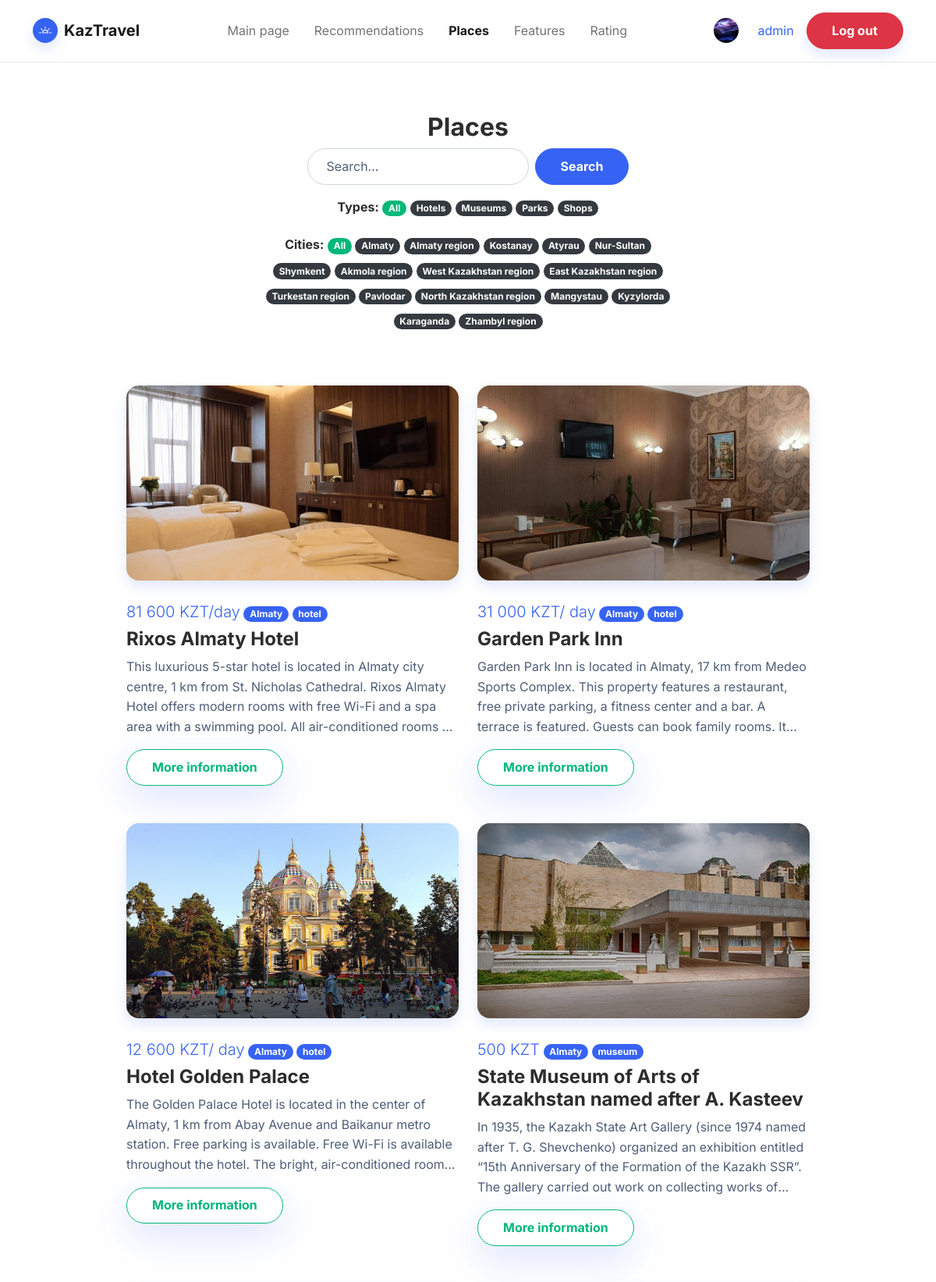
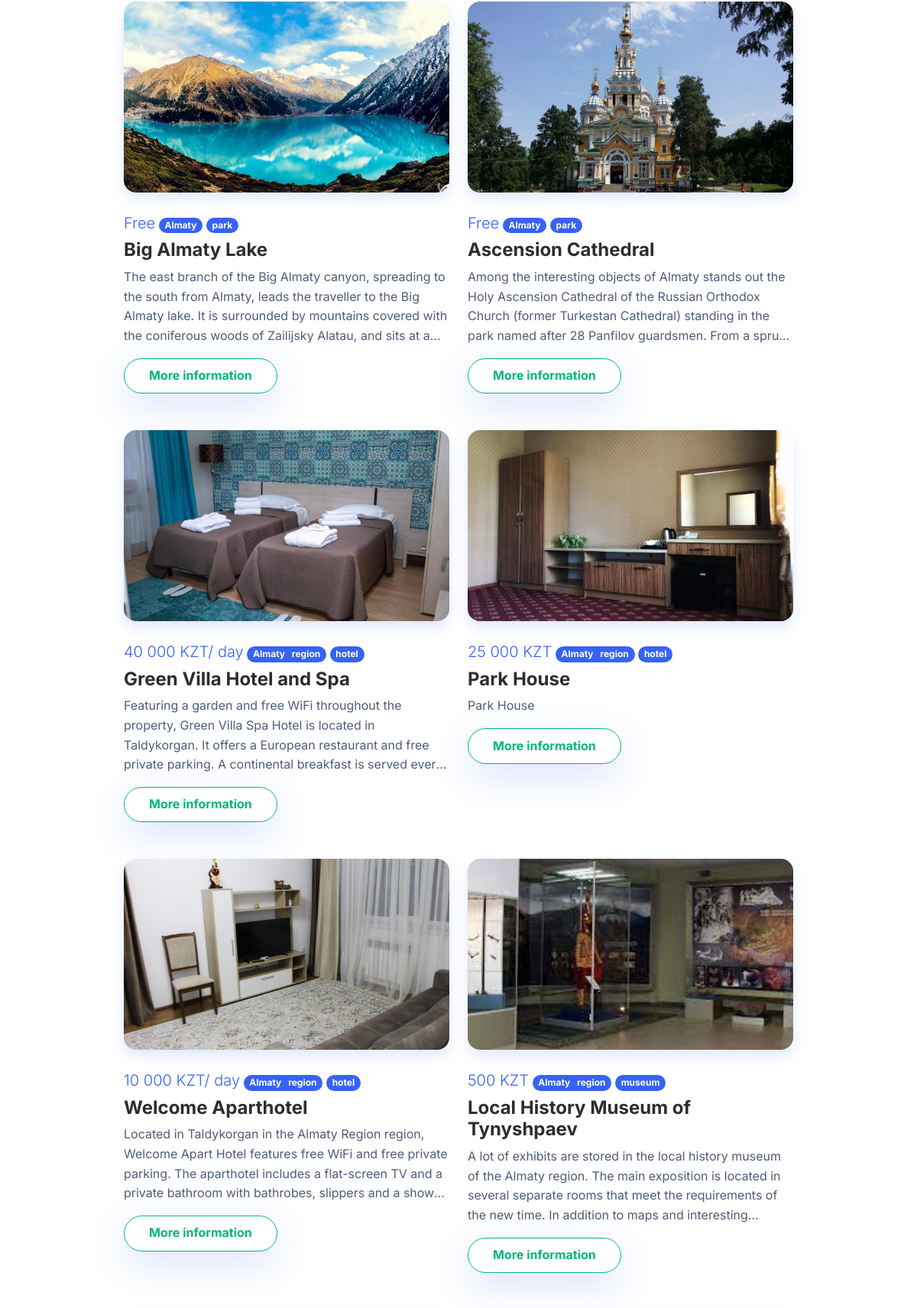
Page /places/ (signed in, upper part) on the committed database (2 pictures, top to bottom).
### project/models.py (models this page shows, shortened)
class Profile(models.Model):
    user = models.OneToOneField(User, on_delete=models.CASCADE)
    username = models.CharField(max_length=25, default='user')
    firstname = models.CharField(max_length=25, default='firstname', blank=False)
    lastname = models.CharField(max_length=25, default='lastname', blank=False)
    auth_token = models.CharField(max_length=100)
    is_verified = models.BooleanField(default=False)
    created_at = models.DateTimeField(auto_now_add=True)
    avatar = ImageField(verbose_name='Photo', null=True, max_length=100, upload_to='images/avatars', default='images/avatars/user.webp')

class Places(models.Model):
    name = models.TextField(verbose_name='Name:', max_length=300)
    description = models.TextField(verbose_name='Description:', max_length=1000)
    price = models.TextField(verbose_name='Price:', max_length=50)
    city = models.CharField(verbose_name='City', choices=City, max_length=40)
    type = models.CharField(verbose_name='Type', choices=Type, max_length=40)
    recommend_1 = models.BooleanField(default=False)
    recommend_2 = models.BooleanField(default=False)
    visits = models.IntegerField(default=0)
    pic = ImageField(verbose_name='Picture', null=True, blank=True, max_length=100, upload_to='images/places', default='images/places/default_place.png')
    class Meta:
        verbose_name = 'Place'
        verbose_name_plural = 'Places'

### project/views.py (the view)
# urls.py: path('places/', places, name="places"),
@login_required(login_url='/login/')
def places(request):
    template = 'places.html'
    context = {
        'places': Places.objects.all(),
        'profile': Profile.objects.filter(username=request.user.username).first()
    }
    return render(request, template, context)

### project/templates/places.html (shortened to what this page needs)
<!doctype html>
<html lang="en">
<head>
    {% load static %}
    <link href="https://cdn.jsdelivr.net/npm/bootstrap@5.1.3/dist/css/bootstrap.min.css" rel="stylesheet">
     <link href="{% static 'css/places.css' %}" rel="stylesheet" type="text/css">
     <link href="{% static 'css/bootstrap.min.css' %}" rel="stylesheet" type="text/css">
</head>
<body>
<nav class="navbar navbar-light navbar-expand-md fixed-top navbar-shrink py-3" id="mainNav">
    <div class="container"><a class="navbar-brand d-flex align-items-center" href="/"><span
            class="bs-icon-sm bs-icon-circle bs-icon-primary shadow d-flex justify-content-center align-items-center me-2 bs-icon"></span><span>KazTravel</span></a>
        <div class="collapse navbar-collapse" id="navcol-1">
            <ul class="navbar-nav mx-auto">
                <li class="nav-item"><a class="nav-link" href="/">Main page</a></li>
                <li class="nav-item"><a class="nav-link" href="/recommendations">Recommendations</a></li>
                <li class="nav-item"><a class="nav-link active" href="/places">Places</a></li>
                <li class="nav-item"><a class="nav-link" href="/#features">Features</a></li>
                <li class="nav-item"><a class="nav-link" href="/rating">Rating</a></li>
            </ul>
           {% if not request.user.is_authenticated%}
            <a class="btn btn-primary shadow" role="button" href="/register">Sign up</a>
            {% else %}
            <a title="My profile" href="/profile"><img style="margin-left: 15px;" src="{{MEDIA_URL}}{{ profile.avatar.url}}" alt="" width="32" height="32" class="rounded-circle me-2"></a>
            <a title="My profile" href="/profile"><span class="nav-link active">{{ request.user }}</span></a>
            <a class="btn btn-danger shadow" role="button" href="/logout">Log out</a>
            {% endif %}
        </div>
    </div>
</nav>
  <section class="py-5 mt-5">
    <div class="container py-5">
      <div class="row mb-5">
        <div class="col-md-8 col-xl-6 text-center mx-auto">
          <h2 class="fw-bold">Places</h2>
          <form class="d-flex justify-content-center flex-wrap search-form" method="GET">
            <div class="mb-3">
                <input class="form-control site-search" type="text" placeholder="Search..." style="border-radius: 30px;" id="site-search">
            </div>
            <div class="mb-3">
                <button class="btn btn-primary ms-2" href="/">Search</button>
            </div>
          </form>
            <div class="mb-3 type" id="type">
              <strong>Types:</strong>
              <span data-f="all" class="badge bg-success mb-2 cursor-link">All<br></span>
              <span data-f="hotels" class="badge bg-dark mb-2 cursor-link">Hotels<br></span>
              <span data-f="museums" class="badge bg-dark mb-2 cursor-link">Museums</span>
              <span data-f="parks" class="badge bg-dark mb-2 cursor-link">Parks</span>
              <span data-f="shops" class="badge bg-dark mb-2 cursor-link">Shops</span>
            </div>
            <div class="mb-3 city" id="city">
              <strong>Cities:</strong>
              <span data-f="All cities" class="badge bg-success mb-2 cursor-link">All<br></span>
              <span data-f="Almaty" class="badge bg-dark mb-2 cursor-link">Almaty<br></span>
              <span data-f="Almaty⠀region" class="badge bg-dark mb-2 cursor-link">Almaty region<br></span>
              <span data-f="Kostanay" class="badge bg-dark mb-2 cursor-link">Kostanay</span>
              <span data-f="Atyrau" class="badge bg-dark mb-2 cursor-link">Atyrau</span>
              <span data-f="Nur-Sultan" class="badge bg-dark mb-2 cursor-link">Nur-Sultan</span>
              <span data-f="Shymkent" class="badge bg-dark mb-2 cursor-link">Shymkent</span>
              <span data-f="Akmola⠀region" class="badge bg-dark mb-2 cursor-link">Akmola region</span>
              <span data-f="West⠀Kazakhstan⠀region" class="badge bg-dark mb-2 cursor-link">West Kazakhstan region</span>
              <span data-f="East⠀Kazakhstan⠀region"  class="badge bg-dark mb-2 cursor-link">East Kazakhstan region</span>
              <span data-f="Turkestan⠀region" class="badge bg-dark mb-2 cursor-link">Turkestan region</span>
              <span data-f="Pavlodar" class="badge bg-dark mb-2 cursor-link">Pavlodar</span>
              <span data-f="North⠀Kazakhstan⠀region" class="badge bg-dark mb-2 cursor-link">North Kazakhstan region</span>
              <span data-f="Mangystau" class="badge bg-dark mb-2 cursor-link">Mangystau</span>
              <span data-f="Kyzylorda" class="badge bg-dark mb-2 cursor-link">Kyzylorda</span>
              <span data-f="Karaganda" class="badge bg-dark mb-2 cursor-link">Karaganda</span>
              <span data-f="Zhambyl⠀region" class="badge bg-dark mb-2 cursor-link">Zhambyl region</span>
            </div>
        </div>
      </div>
      <div class="row row-cols-1 row-cols-md-2 mx-auto" style="max-width: 900px;">
        {% for i in places.all %}
        <div class="card-anim card-places col mb-4 title-place {{ i.type }}s {{ i.city }}" style="filter: blur(0px) brightness(100%);">
          <div>
            <img class="rounded img-fluid shadow w-100 fit-cover" src="{{MEDIA_URL}}{{ i.pic.url}}" style="height: 250px;">
            <div class="py-4">
              <span class="fs-5 fw-light text-primary d-xxl-flex justify-content-xxl-end" style="width: 412px;text-align: right;height: 0px;padding: 0px;transform: perspective(0px) scale(0.97);">{{ i.price }}</span>
              <span class="badge bg-primary mb-2">{{ i.city }}</span>
              <span class="badge bg-primary mb-2">{{ i.type }}</span>
              <h4 class="fw-bold">{{ i.name }}</h4>
              <p class="text-muted text-lim">{{ i.description }}</p>
              <a class="btn btn-outline-success shadow-lg d-xxl-flex justify-content-xxl-center align-items-xxl-center" role="button" href="{% url 'place_detail' i.id %}">More information</a>
            </div>
          </div>
        </div>
        {% endfor %}
      </div>
    </div>
  </section>
</body>
</html>

### project/static/css/places.css (style rules this page uses)
.text-lim { overflow: hidden; text-overflow: ellipsis; display: -moz-box; -moz-box-orient: vertical; display: -webkit-box; -webkit-line-clamp: 4; -webkit-box-orient: vertical; line-clamp: 4; box-orient: vertical; }
.cursor-link { cursor: pointer; }

### rows in the picture
Profile: avatar (picture)
Places: pic (picture), price "81 600 KZT/day", city "Almaty", type "hotel", name "Rixos Almaty Hotel", description "This luxurious 5-star hotel is located in Almaty city centre, 1 km from St. Nicholas Cathedral. Rixos Almaty Hotel offers modern rooms with free Wi-Fi and a spa area with a swimming pool. All air-conditioned rooms…"
Places: pic (picture), price "31 000 KZT/ day", city "Almaty", type "hotel", name "Garden Park Inn", description "Garden Park Inn is located in Almaty, 17 km from Medeo Sports Complex. This property features a restaurant, free private parking, a fitness center and a bar. A terrace is featured. Guests can book family rooms.…"
Places: pic (picture), price "12 600 KZT/ day", city "Almaty", type "hotel", name "Hotel Golden Palace", description "The Golden Palace Hotel is located in the center of Almaty, 1 km from Abay Avenue and Baikanur metro station. Free parking is available. Free Wi-Fi is available throughout the hotel. The bright, air-conditioned…"
Places: pic (picture), price "500 KZT", city "Almaty", type "museum", name "State Museum of Arts of Kazakhstan named after A. Kasteev", description "In 1935, the Kazakh State Art Gallery (since 1974 named after T. G. Shevchenko) organized an exhibition entitled “15th Anniversary of the Formation of the Kazakh SSR”. The gallery carried out work on collecting works…"
Places: pic (picture), price "Free", city "Almaty", type "park", name "Big Almaty Lake", description "The east branch of the Big Almaty canyon, spreading to the south from Almaty, leads the traveller to the Big Almaty lake. It is surrounded by mountains covered with the coniferous woods of Zailijsky Alatau, and sits at…"
Places: pic (picture), price "Free", city "Almaty", type "park", name "Ascension Cathedral", description "Among the interesting objects of Almaty stands out the Holy Ascension Cathedral of the Russian Orthodox Church (former Turkestan Cathedral) standing in the park named after 28 Panfilov guardsmen. From a…"
Places: pic (picture), price "40 000 KZT/ day", city "Almaty⠀region", type "hotel", name "Green Villa Hotel and Spa", description "Featuring a garden and free WiFi throughout the property, Green Villa Spa Hotel is located in Taldykorgan. It offers a European restaurant and free private parking. A continental breakfast is served…"
Places: pic (picture), price "25 000 KZT", city "Almaty⠀region", type "hotel", name "Park House", description "Park House"
Places: pic (picture), price "10 000 KZT/ day", city "Almaty⠀region", type "hotel", name "Welcome Aparthotel", description "Located in Taldykorgan in the Almaty Region region, Welcome Apart Hotel features free WiFi and free private parking. The aparthotel includes a flat-screen TV and a private bathroom with bathrobes, slippers and a…"
Places: pic (picture), price "500 KZT", city "Almaty⠀region", type "museum", name "Local History Museum of Tynyshpaev", description "A lot of exhibits are stored in the local history museum of the Almaty region. The main exposition is located in several separate rooms that meet the requirements of the new time. In addition to maps and…"

### other values in the picture
{{ request.user }} "admin"
